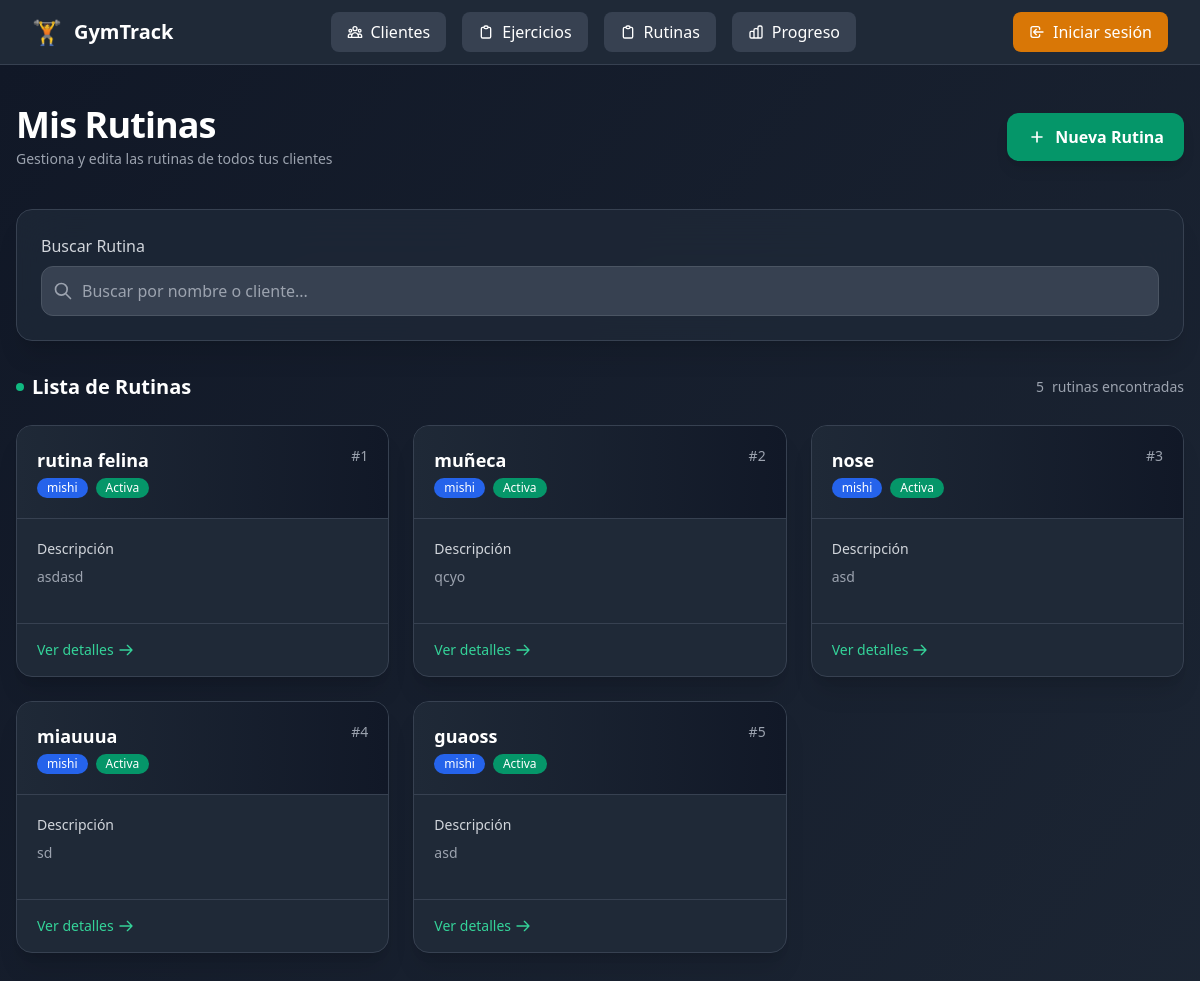
Screenshot of /rutinas/cliente/11/ with the database file from the repository.
### rutinas/models.py (models this page shows, shortened)
class Rutina(models.Model):
    nombre = models.CharField(max_length=100)
    descripcion = models.TextField(blank=True)
    ejercicios = models.ManyToManyField(Ejercicio, related_name="rutinas")
    entrenador = models.ForeignKey(
        Usuario,
        on_delete=models.SET_NULL,
        null=True,
        blank=True,
        related_name="rutinas_creadas"
    )
    cliente = models.ForeignKey(
        Cliente,
        on_delete=models.CASCADE,
        null=True,
        blank=True,
        related_name="rutinas"
    )
    fecha_creacion = models.DateTimeField(auto_now_add=True)

### clientes/models.py (models this page shows, shortened)
class Cliente(models.Model):
    usuario = models.OneToOneField(
        settings.AUTH_USER_MODEL,
        on_delete=models.CASCADE,
        related_name="perfil_cliente",
        null=True, blank=True
    )
    entrenadores = models.ManyToManyField(
        settings.AUTH_USER_MODEL,
        related_name="clientes",
        blank=True
    )
    nombre = models.CharField(max_length=100)
    edad = models.PositiveIntegerField(null=True, blank=True)
    altura_cm = models.PositiveIntegerField(null=True, blank=True)
    peso_kg = models.FloatField(null=True, blank=True)
    lesiones = models.TextField(blank=True, help_text="Anotar lesiones o complicaciones")

### rutinas/views.py (the view)
# urls.py: path('cliente/<int:cliente_id>/', views.rutinas_cliente, name='rutinas_cliente'),
def rutinas_cliente(request, cliente_id):
    cliente = get_object_or_404(Cliente, id=cliente_id)
    rutinas = Rutina.objects.filter(cliente=cliente)
    return render(request, 'rutinas/lista.html', {'cliente': cliente, 'rutinas': rutinas})

### rutinas/templates/rutinas/lista.html (shortened to what this page needs)
{% extends "base.html" %}
{% block content %}
<div class="min-h-screen bg-gradient-to-br from-gray-900 to-gray-800 py-10 px-4">
  <div class="max-w-7xl mx-auto">
    <div class="mb-10">
      <div class="flex flex-col sm:flex-row items-start sm:items-center justify-between gap-4">
        <div>
          <h1 class="text-4xl font-extrabold text-white tracking-tight">Mis Rutinas</h1>
          <p class="text-gray-400 text-sm mt-1">Gestiona y edita las rutinas de todos tus clientes</p>
        </div>
        <div class="flex items-center gap-3">
          <a href="{% url 'rutinas:crear' %}"
            class="inline-flex items-center px-5 py-3 bg-emerald-600 hover:bg-emerald-500 text-white font-semibold rounded-xl shadow-lg transition-all duration-200 hover:shadow-emerald-500/20">
            <svg class="w-5 h-5 mr-2" fill="none" stroke="currentColor" viewBox="0 0 24 24">
              <path stroke-linecap="round" stroke-linejoin="round" stroke-width="2" d="M12 6v12m6-6H6"></path>
            </svg>
            Nueva Rutina
          </a>
        </div>
      </div>
    </div>
    <div class="bg-gray-800/80 backdrop-blur-xl rounded-2xl border border-gray-700 shadow-xl p-6 mb-8">
      <div class="flex flex-col md:flex-row gap-4">
        <div class="flex-1">
          <label for="buscadorRutinas" class="text-gray-300 font-medium mb-2 block">Buscar Rutina</label>
          <div class="relative">
            <span class="absolute inset-y-0 left-0 pl-3 flex items-center pointer-events-none">
            </span>
            <input
              id="buscadorRutinas"
              type="text"
              placeholder="Buscar por nombre o cliente..."
              class="w-full pl-10 pr-4 py-3 bg-gray-700 border border-gray-600 rounded-xl text-white placeholder-gray-400
                     focus:ring-2 focus:ring-emerald-500 focus:border-emerald-500 transition-all"
            />
          </div>
        </div>
      </div>
    </div>
    <div class="mb-6 flex justify-between items-center">
      <h2 class="text-xl font-semibold text-white flex items-center gap-2">
        <span class="inline-block w-2 h-2 bg-emerald-500 rounded-full"></span>
        Lista de Rutinas
      </h2>
      <div class="flex items-center gap-2 text-sm text-gray-400">
        <span id="contadorRutinas">{{ rutinas|length }}</span> rutinas encontradas
      </div>
    </div>
    <div id="contenedorRutinas" class="grid grid-cols-1 md:grid-cols-2 lg:grid-cols-3 gap-6">
      {% for rutina in rutinas %}
      <div class="rutina-card bg-gray-800 rounded-2xl border border-gray-700 shadow-xl overflow-hidden transition-all duration-300 hover:shadow-2xl hover:border-gray-600">
        <div class="p-5 border-b border-gray-700 bg-gradient-to-r from-gray-800 to-gray-900">
          <div class="flex justify-between items-start">
            <div>
              <h3 class="text-lg font-bold text-white truncate">{{ rutina.nombre }}</h3>
              <div class="flex items-center mt-1">
                <span class="rutina-cliente inline-flex items-center px-2.5 py-0.5 rounded-full text-xs font-medium bg-blue-600 text-white">
                  {{ rutina.cliente.nombre }}
                </span>
                <span class="ml-2 inline-flex items-center px-2.5 py-0.5 rounded-full text-xs font-medium bg-emerald-600 text-white">
                  Activa
                </span>
              </div>
            </div>
            <div class="text-gray-400 text-sm">
              #{{ forloop.counter }}
            </div>
          </div>
        </div>
        <div class="p-5">
          <div class="mb-4">
            <h4 class="text-sm font-medium text-gray-300 mb-2">Descripción</h4>
            <p class="text-gray-400 text-sm line-clamp-3">
              {{ rutina.descripcion|default:"No hay descripción disponible" }}
            </p>
          </div>
        </div>
        <div class="px-5 py-4 bg-gray-850 border-t border-gray-700 flex justify-between items-center">
          <a href="{% url 'rutinas:detalle' rutina.pk %}"
             class="text-emerald-400 hover:text-emerald-300 font-medium text-sm transition-colors flex items-center">
            Ver detalles
            <svg class="w-4 h-4 ml-1" fill="none" stroke="currentColor" viewBox="0 0 24 24">
              <path stroke-linecap="round" stroke-linejoin="round" stroke-width="2" d="M14 5l7 7m0 0l-7 7m7-7H3"/>
            </svg>
          </a>
        </div>
      </div>
      {% endfor %}
    </div>
  </div>
</div>
{% endblock %}

### rutinas/templates/rutinas/lista.html (style rules this page uses)
.line-clamp-3 { display: -webkit-box; -webkit-line-clamp: 3; -webkit-box-orient: vertical; overflow: hidden; }

### rows the page displays
Rutina: nombre "rutina felina", cliente.nombre "mishi", descripcion "asdasd"
Rutina: nombre "muñeca", cliente.nombre "mishi", descripcion "qcyo"
Rutina: nombre "nose", cliente.nombre "mishi", descripcion "asd"
Rutina: nombre "miauuua", cliente.nombre "mishi", descripcion "sd"
Rutina: nombre "guaoss", cliente.nombre "mishi", descripcion "asd"

### other values shown
{{ rutinas|length }} "5"
